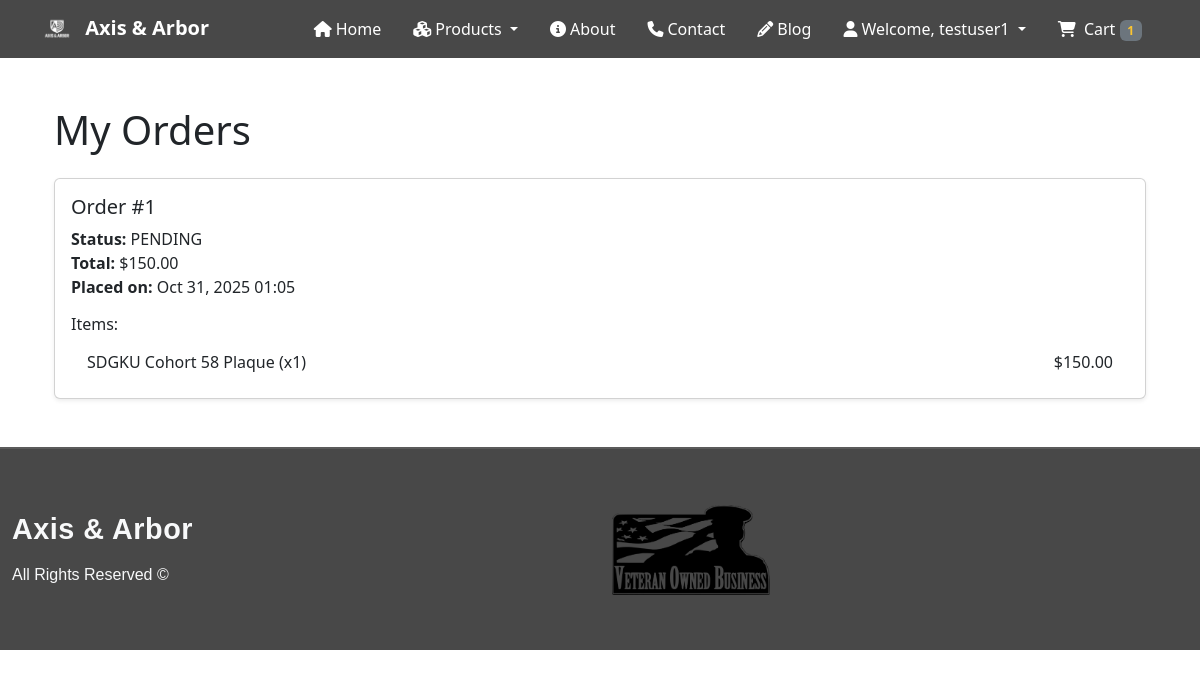
The app's page /cart/my-orders/ (signed in) with its own data.
### cart/models.py (models this page shows, shortened)
class Order(models.Model):
    STATUS_CHOICES = [
        ('PENDING', 'Pending'),
        ('PAID', 'Paid'),
        ('SHIPPED', 'Shipped'),
        ('COMPLETED', 'Completed'),
    ]
    user = models.ForeignKey(User, on_delete=models.CASCADE)
    full_name = models.CharField(max_length=200)
    email = models.EmailField()
    address = models.CharField(max_length=255)
    city = models.CharField(max_length=100)
    state = models.CharField(max_length=100)
    postal_code = models.CharField(max_length=20)
    phone = models.CharField(max_length=20)
    total = models.DecimalField(max_digits=10, decimal_places=2)
    status = models.CharField(max_length=20, choices=STATUS_CHOICES, default='PENDING')
    created_at = models.DateTimeField(auto_now_add=True)

class OrderItem(models.Model):
    order = models.ForeignKey(Order, related_name='items', on_delete=models.CASCADE)
    product_name = models.CharField(max_length=255)
    quantity = models.PositiveIntegerField(default=1)
    price = models.DecimalField(max_digits=8, decimal_places=2)
    def total_price(self):
        return self.price * self.quantity

### cart/views.py (the view)
# urls.py: path('my-orders/', views.my_orders, name='my_orders'),
@login_required
def my_orders(request):
    orders = Order.objects.filter(user=request.user).order_by('-created_at')
    return render(request, 'cart/my_orders.html', {'orders': orders})

### cart/context_processors.py (called while the page is built)
def cart_total(request):
    total_items = 0
    if request.user.is_authenticated:
        cart, _ = Cart.objects.get_or_create(user=request.user)
        total_items = sum(item.quantity for item in cart.items.all())
    return {'cart_total_items': total_items}

### cart/templates/cart/my_orders.html (shortened to what this page needs)
{% extends "base.html" %}
{% block content %}
<div class="container my-5">
    <h1 class="mb-4">My Orders</h1>
    {% if orders %}
    {% for order in orders %}
    <div class="card mb-4 shadow-sm">
        <div class="card-body">
            <h5 class="card-title">Order #{{ order.id }}</h5>
            <p class="card-text">
                <strong>Status:</strong> {{ order.status }} <br>
                <strong>Total:</strong> ${{ order.total }} <br>
                <strong>Placed on:</strong> {{ order.created_at|date:"M d, Y H:i" }}
            </p>
            <h6 class="mt-3">Items:</h6>
            <ul class="list-group list-group-flush">
                {% for item in order.items.all %}
                <li class="list-group-item d-flex justify-content-between">
                    <span>{{ item.product_name }} (x{{ item.quantity }})</span>
                    <span>${{ item.total_price }}</span>
                </li>
                {% endfor %}
            </ul>
        </div>
    </div>
    {% endfor %}
    {% else %}
    <p>You haven’t placed any orders yet.</p>
    {% endif %}
</div>
{% endblock %}

### templates/navbar.html (shortened to what this page needs)
{% load static %}
<link rel="stylesheet" href="{% static 'css/navbar.css' %}">
<nav class="navbar navbar-expand-lg navbar-dark ">
    <div class="container">
        <a class="navbar-brand fw-bold me-4" href="{% url 'home' %}">
            <img src="{% static 'images/white-logo.png' %}" alt="Axis & Arbor Logo" width="30" height="30"
                class="d-inline-block me-2">
            Axis & Arbor
        </a>
        <div class="collapse navbar-collapse" id="navbarCollapse">
            <ul class="navbar-nav ms-auto mb-2 mb-lg-0">
                {% with request.resolver_match.url_name|default_if_none:'' as current_url %}
                <li class="nav-item mx-2">
                    <a class="nav-link {% if current_url == 'home' or request.path == '/' %}active{% endif %}"
                        href="{% url 'home' %}">
                        <i class="fa fa-home me-1"></i>Home
                    </a>
                </li>
                <li class="nav-item dropdown mx-2">
                    <a class="nav-link dropdown-toggle {% if current_url in 'product_list cutting_boards woodworking printing' %}active{% endif %}"
                        href="{% url 'product_list' %}" id="productsDropdown" role="button" data-bs-toggle="dropdown"
                        aria-expanded="false">
                        <i class="fa fa-cubes me-1"></i>Products
                    </a>
                </li>
                <li class="nav-item mx-2">
                    <a class="nav-link {% if current_url == 'about' %}active{% endif %}" href="{% url 'about' %}">
                        <i class="fa fa-info-circle me-1"></i>About
                    </a>
                </li>
                <li class="nav-item mx-2">
                    <a class="nav-link {% if current_url == 'contact' %}active{% endif %}" href="{% url 'contact' %}">
                        <i class="fa fa-phone me-1"></i>Contact
                    </a>
                </li>
                <li class="nav-item mx-2">
                    <a class="nav-link {% if current_url == 'blog' %}active{% endif %}" href="{% url 'blog_list' %}">
                        <i class="fa fa-pencil me-1"></i>Blog
                    </a>
                </li>
                {% endwith %}
                {% if user.is_authenticated %}
                <li class="nav-item dropdown mx-2">
                    <a class="nav-link dropdown-toggle" href="#" id="userDropdown" role="button"
                        data-bs-toggle="dropdown" aria-expanded="false">
                        <i class="fa fa-user me-1"></i>Welcome, {{ user.username }}
                    </a>
                </li>
                <li class="nav-item mx-2">
                    <a class="nav-link" href="{% url 'cart:view_cart' %}">
                        <i class="fa fa-shopping-cart me-1"></i>
                        Cart
                        {% if cart_total_items > 0 %}
                        <span class="badge bg-secondary {% if cart_total_items > 0 %}cart-count{% endif %}">
                            {{ cart_total_items }}
                        </span>
                        {% endif %}
                    </a>
                </li>
                {% endif %}
            </ul>
        </div>
    </div>
</nav>

### static/css/navbar.css (style rules this page uses)
.navbar { display: flex; flex-direction: row; background-color: #484848; justify-content: space-evenly !important; }
.navbar .navbar-nav .nav-link { color: #fff; transition: color 0.3s ease; }
.cart-count { color: #fbc531 !important; font-weight: 600; }

### records on screen
Order: id "1", status "PENDING", total "150.00", created_at "Oct 31, 2025 01:05"
OrderItem: product_name "SDGKU Cohort 58 Plaque", quantity "1", total_price "150.00"

### other values on screen
{{ user.username }} "testuser1"
{{ cart_total_items }} "1"
